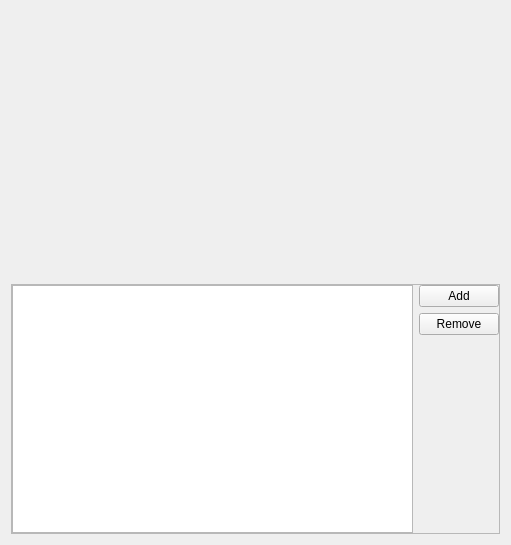
<ui version="4.0" >
 <class>Form</class>
 <widget class="QWidget" name="Form" >
  <property name="geometry" >
   <rect>
    <x>0</x>
    <y>0</y>
    <width>511</width>
    <height>545</height>
   </rect>
  </property>
  <property name="windowTitle" >
   <string>Form</string>
  </property>
  <layout class="QVBoxLayout" name="verticalLayout_2" >
   <item>
    <widget class="MyGLWidget" native="1" name="glwidget" >
     <property name="sizePolicy" >
      <sizepolicy vsizetype="Expanding" hsizetype="Expanding" >
       <horstretch>0</horstretch>
       <verstretch>0</verstretch>
      </sizepolicy>
     </property>
     <property name="minimumSize" >
      <size>
       <width>0</width>
       <height>100</height>
      </size>
     </property>
    </widget>
   </item>
   <item>
    <widget class="QFrame" name="frame" >
     <property name="maximumSize" >
      <size>
       <width>16777215</width>
       <height>250</height>
      </size>
     </property>
     <property name="frameShape" >
      <enum>QFrame::StyledPanel</enum>
     </property>
     <property name="frameShadow" >
      <enum>QFrame::Raised</enum>
     </property>
     <layout class="QHBoxLayout" name="horizontalLayout" >
      <property name="margin" >
       <number>0</number>
      </property>
      <item>
       <widget class="QTreeView" name="uiPolesTreeView" >
        <property name="minimumSize" >
         <size>
          <width>0</width>
          <height>0</height>
         </size>
        </property>
        <property name="maximumSize" >
         <size>
          <width>16777215</width>
          <height>300</height>
         </size>
        </property>
       </widget>
      </item>
      <item>
       <layout class="QVBoxLayout" name="verticalLayout" >
        <item>
         <widget class="QPushButton" name="pushButton" >
          <property name="text" >
           <string>Add</string>
          </property>
         </widget>
        </item>
        <item>
         <widget class="QPushButton" name="pushButton_2" >
          <property name="text" >
           <string>Remove</string>
          </property>
         </widget>
        </item>
        <item>
         <spacer name="verticalSpacer" >
          <property name="orientation" >
           <enum>Qt::Vertical</enum>
          </property>
          <property name="sizeHint" stdset="0" >
           <size>
            <width>58</width>
            <height>287</height>
           </size>
          </property>
         </spacer>
        </item>
       </layout>
      </item>
     </layout>
    </widget>
   </item>
  </layout>
 </widget>
 <customwidgets>
  <customwidget>
   <class>MyGLWidget</class>
   <extends>QWidget</extends>
   <header>myglwidget.h</header>
   <container>1</container>
  </customwidget>
 </customwidgets>
 <resources/>
 <connections/>
</ui>
